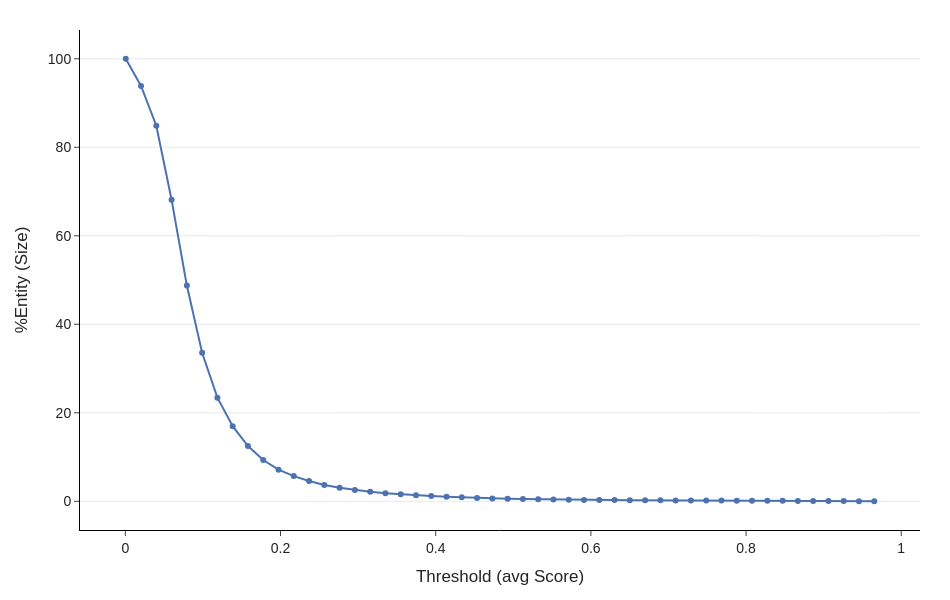

The notebook cell saved with this chart:
### Code cell
fig = line_plot(entities_df=entities_df, col='avg_Score', n_steps=50)
fig.show()

### Figure 1 — Plotly figure (JSON) as saved in the notebook; plotly's stock layout.template omitted (floating-point values rounded to 4 significant figures)
{"data": [{"hovertemplate": "threshold=%{x}<br>%Entity=%{y}<extra></extra>", "legendgroup": "", "line": {"color": "rgb(76,114,176)", "dash": "solid"}, "marker": {"symbol": "circle"}, "mode": "lines+markers", "name": "", "orientation": "v", "showlegend": false, "type": "scatter", "x": [0.0005421, 0.02023, 0.03992, 0.0596, 0.07929, 0.09898, 0.1187, 0.1383, 0.158, 0.1777, 0.1974, 0.2171, 0.2368, 0.2565, 0.2762, 0.2958, 0.3155, 0.3352, 0.3549, 0.3746, 0.3943, 0.414, 0.4337, 0.4533, 0.473, 0.4927, 0.5124, 0.5321, 0.5518, 0.5715, 0.5911, 0.6108, 0.6305, 0.6502, 0.6699, 0.6896, 0.7093, 0.729, 0.7486, 0.7683, 0.788, 0.8077, 0.8274, 0.8471, 0.8668, 0.8864, 0.9061, 0.9258, 0.9455, 0.9652], "xaxis": "x", "y": [100.0, 93.85, 84.87, 68.14, 48.75, 33.57, 23.41, 16.98, 12.48, 9.342, 7.151, 5.698, 4.576, 3.672, 3.048, 2.574, 2.158, 1.835, 1.572, 1.347, 1.194, 1.04, 0.8969, 0.7767, 0.6598, 0.5945, 0.5189, 0.4553, 0.3986, 0.3522, 0.3213, 0.287, 0.2732, 0.2509, 0.232, 0.2234, 0.2079, 0.189, 0.1804, 0.1701, 0.1478, 0.1461, 0.1272, 0.1117, 0.09966, 0.08763, 0.0756, 0.06014, 0.03952, 0.01546], "yaxis": "y"}], "layout": {"font": {"family": "Arial", "size": 14}, "height": 600, "legend": {"tracegroupgap": 0}, "margin": {"b": 70, "l": 80, "r": 30, "t": 30}, "paper_bgcolor": "white", "plot_bgcolor": "white", "width": 950, "xaxis": {"anchor": "y", "domain": [0, 1], "linecolor": "black", "linewidth": 1, "showgrid": false, "showline": true, "ticks": "outside", "title": {"text": "Threshold (avg Score)"}, "zeroline": false}, "yaxis": {"anchor": "x", "domain": [0, 1], "gridcolor": "lightgray", "gridwidth": 0.5, "linecolor": "black", "linewidth": 1, "showgrid": true, "showline": true, "ticks": "outside", "title": {"text": "%Entity (Size)"}, "zeroline": false}}}
